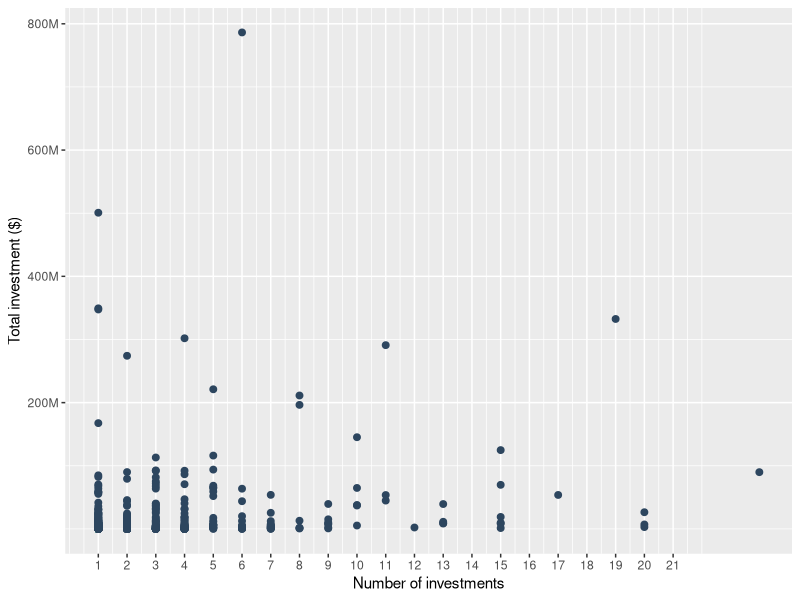

Write R code to recreate this figure.
## ---- chunk 1
library(tidyverse)
## ---- chunk 2
names <- read.csv("healthcare-investors-names.csv", header = TRUE)
country <- read.csv("healthcare-investors-country.csv", header = TRUE)
value <- read.csv("healthcare-investors-value.csv", header = TRUE)
os <- read.csv("healthcare-investors-os.csv", header = TRUE)

## ---- chunk 3
df <- data.frame()

for (ticker in names(names)){
  
  if (names[,ticker][1] == "#N/A"){
    next()
  }
  
  investors <- as.character(names[,ticker][names[,ticker] != ""])
  tick <- rep(ticker, length(investors))
  loc <- as.character(country[,ticker][country[,ticker] != ""])
  val <- value[,ticker][!is.na(value[,ticker])]
  out <- os[,ticker][!is.na(os[,ticker])]
  
  t <- cbind(tick, investors, loc, val, out)
  
  df <- rbind(df,t)
}

df$val <- as.numeric(as.character(df$val))
df$out <- as.numeric(as.character(df$out))

df.investor <- df %>% group_by(investors, loc) %>% summarise(count = n(), total = sum(val))

## ---- chunk 4
summary(df.investor)
## ---- chunk 5
ylab = c(200, 400, 600, 800)

ggplot(df.investor) +
  geom_point(aes(x = count, y = total), size = 2, colour = "#2d465f") +
  scale_y_continuous(labels = paste0(ylab, "M"), breaks = 10^6 * ylab) +
  scale_x_continuous(breaks = c(1:21)) +
  labs(y = "Total investment ($)", x = "Number of investments")

